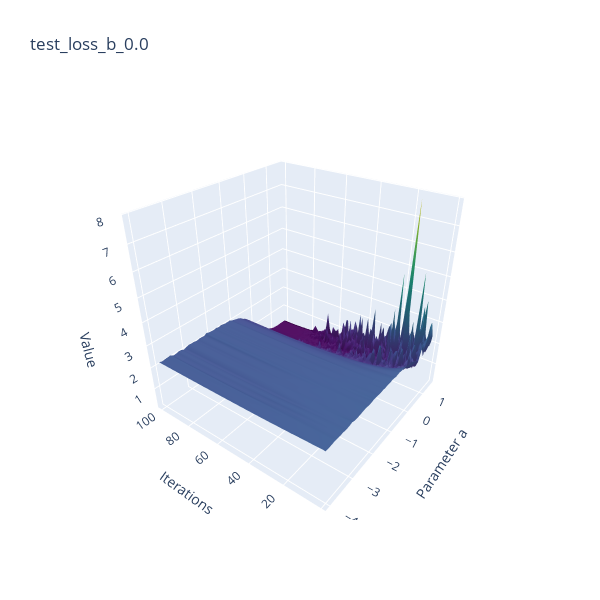

The cell this chart's notebook holds for it:
### Code cell
import numpy as np
import matplotlib.pyplot as plt


x = np.arange(-4.0, 4.1, 0.1)   # -4.0 ~ 4.0
y = np.arange(1, 101)  # 1 ~ 100
X, Y = np.meshgrid(x, y, indexing='ij')

fig = plt.figure(figsize=(8, 6))
ax = fig.add_subplot(111, projection='3d')


z_name = 'test_loss' # 'train_loss', 'train_acc', 'test_loss', 'test_acc', 'best_acc'
p_name = 'b_0.0' # 'a_0.0', 'b_0.0' etc.
value = np.load(f'./npy/{z_name}/{z_name}_{p_name}.npy')

surf = ax.plot_surface(X, Y, value,
                       cmap='viridis',    # color: 'plasma', 'inferno' etc.
                       edgecolor='none')

ax.set_xlabel('Parameter a')
ax.set_ylabel('Iterations')
ax.set_zlabel('Value')
ax.set_title(f'{z_name} with parameter {p_name}')

fig.colorbar(surf, shrink=0.5, aspect=10, label='Value')

plt.tight_layout()
plt.show()

import plotly.graph_objects as go

fig = go.Figure(data=[go.Surface(x=X, y=Y, z=value, colorscale="Viridis", showscale=False)])
fig.update_traces(hovertemplate="a: %{x:.1f}<br>b: %{y:.1f}<br>acc: %{z}<extra></extra>")
fig.update_layout(
    title=f"{z_name}_{p_name}",
    scene=dict(
        xaxis_title="Parameter a",
        yaxis_title="Iterations",
        zaxis_title="Value",
        camera=dict(eye=dict(x=-1.6, y=-1.2, z=1.2))
    ),
    width=600,
    height=600
 )
fig.show()

fig.write_html(f"./html/{z_name}_{p_name}.html")

### Figure 1 — Plotly figure (JSON) as saved in the notebook; plotly's stock layout.template omitted (floating-point values rounded to 4 significant figures; data arrays with more than 128 entries replaced by an {"elided": "..."} marker saying what was removed)
{"data": [{"colorscale": [[0, "#440154"], [0.1111, "#482878"], [0.2222, "#3e4989"], [0.3333, "#31688e"], [0.4444, "#26828e"], [0.5556, "#1f9e89"], [0.6667, "#35b779"], [0.7778, "#6ece58"], [0.8889, "#b5de2b"], [1, "#fde725"]], "hovertemplate": "a: %{x:.1f}<br>b: %{y:.1f}<br>acc: %{z}<extra></extra>", "showscale": false, "type": "surface", "x": {"elided": "81x100 float values"}, "y": {"elided": "81x100 int values"}, "z": {"elided": "81x100 float values"}}], "layout": {"height": 600, "scene": {"camera": {"eye": {"x": -1.6, "y": -1.2, "z": 1.2}}, "xaxis": {"title": {"text": "Parameter a"}}, "yaxis": {"title": {"text": "Iterations"}}, "zaxis": {"title": {"text": "Value"}}}, "title": {"text": "test_loss_b_0.0"}, "width": 600}}
